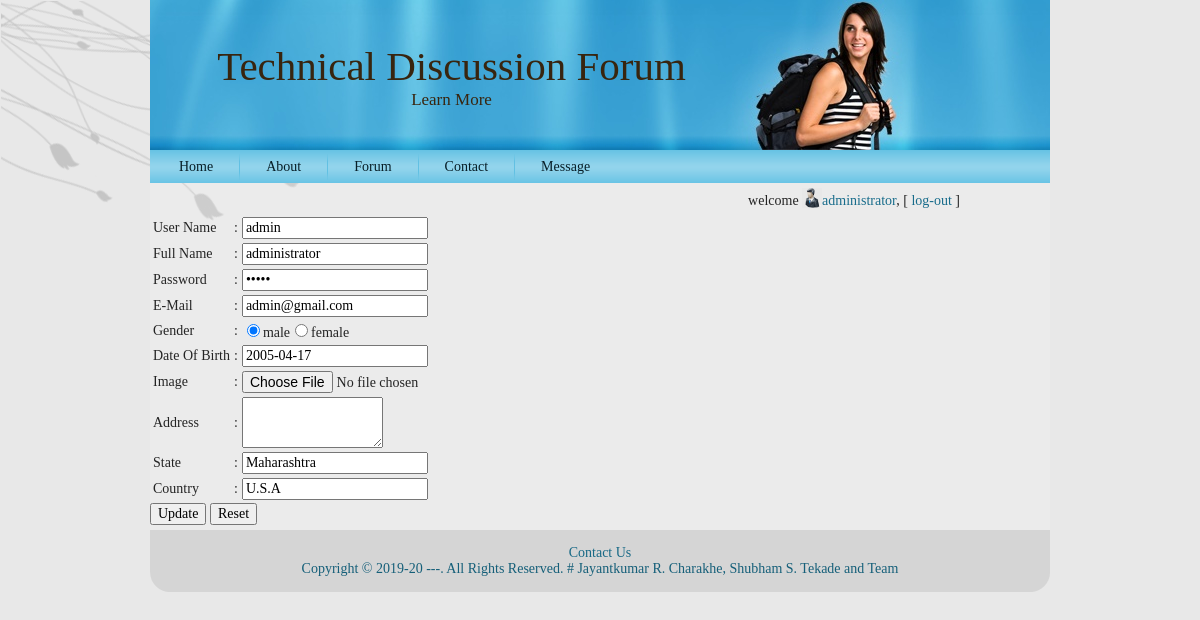
/uedit.php (signed in), run on the app's committed database.
### tables this page shows
CREATE TABLE `user` (
  `user_id` int(11) NOT NULL,
  `country` varchar(50) NOT NULL,
  `state` varchar(50) NOT NULL,
  `address` varchar(500) NOT NULL,
  `user_type` varchar(50) NOT NULL,
  `username` varchar(50) DEFAULT NULL,
  `fullname` varchar(50) DEFAULT NULL,
  `password` varchar(50) DEFAULT NULL,
  `user_acc_active` tinyint(1) DEFAULT NULL,
  `dob` date NOT NULL,
  `e_mail` varchar(100) DEFAULT NULL,
  `gender` varchar(20) NOT NULL,
  `uimg` varchar(255) NOT NULL,
  `isuser` tinyint(1) NOT NULL
);

### utility.php (called while the page is built, shortened)
<?php
	function ExecuteQuery ($sql)
	{
		$con=mysqli_connect ("localhost","root","","tech_forum");
		mysqli_select_db ($con,"tech_forum");
		$rows = mysqli_query ($con,$sql);
		return $rows;
	}
?>

### uedit.php (the view, shortened to what this page needs)
<?php session_start();
 require("header.php");
require("checkUser.php")?>
<form action="uupdate.php" method="POST" onsubmit="return check(this)" enctype="multipart/form-data">
<?php
$sql="SELECT * from user where user_id=$_SESSION[uid]";
	$rows = ExecuteQuery($sql);
	if (mysqli_num_rows($rows)>0)
	{
		$row = mysqli_fetch_array ($rows);
		echo "<table>";
		echo "<tr><td>User Name</td><td> : </td><td><input type='text' name='un' value='$row[username]' ><span id='a' style='color: red';/></span></td></tr>";
		echo "<tr><td>Full Name</td><td> : </td><td><input type='text' name='fn' value='$row[fullname]' ><span id='b' style='color: red';/></span></td></tr>";
		echo "<tr><td>Password</td> <td> : </td><td><input type='password' name='pwd' value='$row[password]'><span id='c' style='color: red';/></span></td></tr>";
		echo "<tr><td>E-Mail</td><td> :</td><td> <input type='text' name='e_mail' value='$row[e_mail]'/><span id='d' style='color: red';/></span></td></tr>";
		echo "<tr><td>Gender</td><td> :</td><td> <input type='radio' name='gender' value='1' checked='checked' />male<input type='radio' name='gender' >female<span id='e' style='color: red';/></span></td></tr> ";
		echo "<tr><td>Date Of Birth</td> <td>: </td><td><input type='text' name='dob' value='$row[dob]'/><span id='f' style='color: red';/></span></td></tr>";
		echo "<tr><td>Image</td><td>:</td><td> <input type='file' name='ima' value=''/></td></tr> ";
		echo "<tr><td>Address</td><td> :</td><td> <textarea rows='3' cols='15' name='add' value='$row[address]'></textarea><span id='i' style='color: red';/></span></td></tr>";
		echo "<tr><td>State</td><td> :</td><td> <input type='text' name='sta' value='$row[state]'><span id='j' style='color: red';/></span></td></tr>";
		echo "<tr><td>Country</td><td> :</td><td><input type='text' name='cou' value='$row[country]'><span id='k' style='color: red';/></span></td></tr>";
		echo "</table>";
	}
?>
	<input type="submit" value="Update">
    <input type="reset" value="Reset">
</form>
<?php require("footer.php")?>

### res/style.css (style rules this page uses)
body { margin: 0 auto; padding: 0; background-color: #E8E8E8; }
form { padding:0 !important; margin:0 !important; }
body { font-family: Georgia, "Times New Roman", Times, Serif; font-size: 14px; color: #242424; }
input, select { font-family: Georgia, "Times New Roman", Times, Serif; font-size: 14px; }

### data on the page
user: un "admin", fn "administrator", e_mail "admin@gmail.com", dob "2005-04-17", sta "Maharashtra", cou "U.S.A"

### other printed values
$_SESSION["fn"] "administrator"
